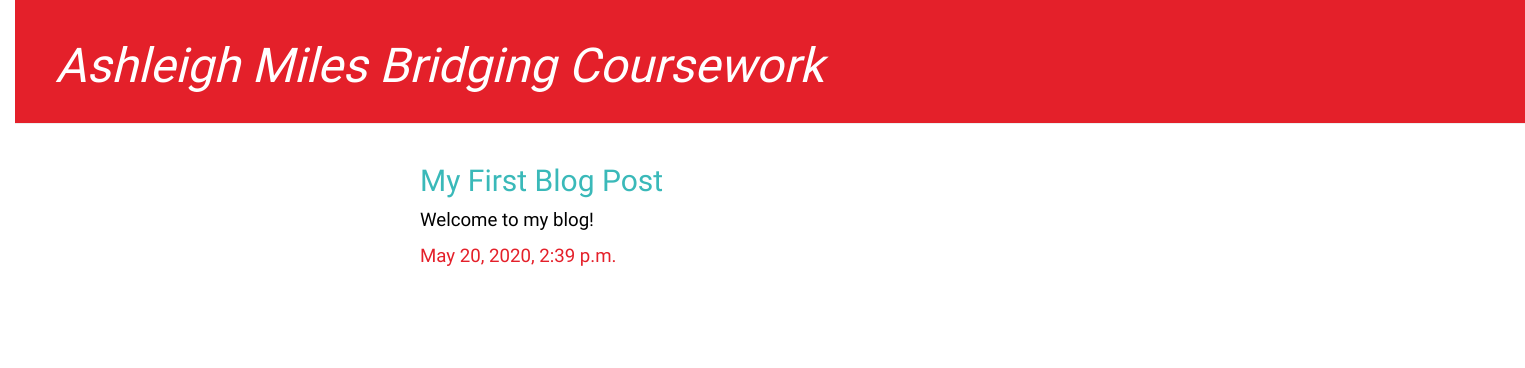
Screenshot of /post/12/ with the database file from the repository.
### blog/models.py (models this page shows, shortened)
class Post(models.Model):
    author = models.ForeignKey(settings.AUTH_USER_MODEL, on_delete=models.CASCADE)
    title = models.CharField(max_length=200)
    text = models.TextField()
    created_date = models.DateTimeField(default=timezone.now)
    published_date = models.DateTimeField(blank=True, null=True)

### blog/views.py (the view)
# urls.py: path('post/<int:pk>/', views.post_detail, name='post_detail'),
def post_detail(request, pk):
    post = get_object_or_404(Post, pk=pk)
    return render(request, 'blog/post_detail.html', {'post': post})

### blog/templates/blog/post_detail.html (shortened to what this page needs)
{% extends 'blog/base.html' %}
{% block content %}
    <div class="post">
        <h2>{{ post.title }}</h2>
        <p>{{ post.text|linebreaksbr }}</p>
        {% if post.published_date %}
            <div class="date">
                <p>{{ post.published_date }}</p>
            </div>
        {% endif %}
    </div>
{% endblock %}

### blog/static/css/blog.css (style rules this page uses)
body { padding-left: 15px; }
h1, h2, h3, h4 { font-family:'Orbitron', sans-serif; }
.post { margin-bottom: 70px; }
.post h2 a, .post h2 a:visited, .post h2 { color: #3ab9b9; }
.post p { font-family: 'Raleway', sans-serif; font-size: 14pt; color:#000000; }
.date p { color: #e4202a; }

### rows the page displays
Post: title "My First Blog Post", text "Welcome to my blog!", published_date "May 20, 2020, 2:39 p.m."
